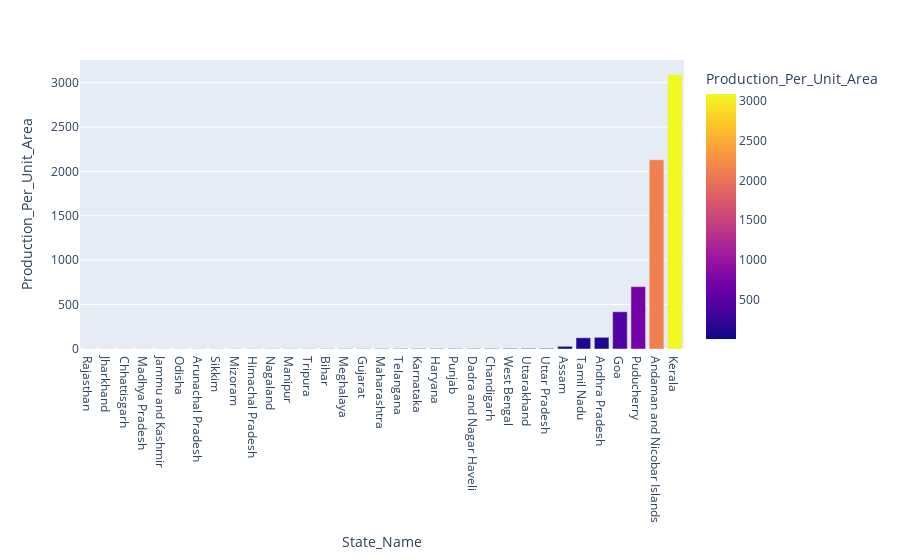

Write notebook code for a chart like this one.
### Code cell
temp = data.groupby('State_Name')['Area', 'Production'].sum().reset_index()
temp['Production_Per_Unit_Area'] = temp['Production']/temp['Area']
temp = temp.sort_values(by='Production_Per_Unit_Area')
px.bar(temp, 'State_Name', 'Production_Per_Unit_Area', color='Production_Per_Unit_Area', )

### Figure 1 — Plotly figure (JSON) as saved in the notebook; plotly's stock layout.template omitted (floating-point values rounded to 4 significant figures)
{"data": [{"alignmentgroup": "True", "hovertemplate": "State_Name=%{x}<br>Production_Per_Unit_Area=%{marker.color}<extra></extra>", "legendgroup": "", "marker": {"color": [1.048, 1.148, 1.217, 1.362, 1.453, 1.465, 1.564, 1.598, 1.672, 1.78, 2.109, 2.607, 2.698, 2.857, 3.002, 3.384, 3.922, 4.126, 4.255, 4.262, 4.628, 4.66, 5.116, 6.49, 7.034, 7.459, 30.01, 126.7, 131.8, 419.5, 701.9, 2131.0, 3091.0], "coloraxis": "coloraxis", "pattern": {"shape": ""}}, "name": "", "offsetgroup": "", "orientation": "v", "showlegend": false, "textposition": "auto", "type": "bar", "x": ["Rajasthan", "Jharkhand", "Chhattisgarh", "Madhya Pradesh", "Jammu and Kashmir ", "Odisha", "Arunachal Pradesh", "Sikkim", "Mizoram", "Himachal Pradesh", "Nagaland", "Manipur", "Tripura", "Bihar", "Meghalaya", "Gujarat", "Maharashtra", "Telangana ", "Karnataka", "Haryana", "Punjab", "Dadra and Nagar Haveli", "Chandigarh", "West Bengal", "Uttarakhand", "Uttar Pradesh", "Assam", "Tamil Nadu", "Andhra Pradesh", "Goa", "Puducherry", "Andaman and Nicobar Islands", "Kerala"], "xaxis": "x", "y": [1.048, 1.148, 1.217, 1.362, 1.453, 1.465, 1.564, 1.598, 1.672, 1.78, 2.109, 2.607, 2.698, 2.857, 3.002, 3.384, 3.922, 4.126, 4.255, 4.262, 4.628, 4.66, 5.116, 6.49, 7.034, 7.459, 30.01, 126.7, 131.8, 419.5, 701.9, 2131.0, 3091.0], "yaxis": "y"}], "layout": {"barmode": "relative", "coloraxis": {"colorbar": {"title": {"text": "Production_Per_Unit_Area"}}, "colorscale": [[0, "#0d0887"], [0.1111, "#46039f"], [0.2222, "#7201a8"], [0.3333, "#9c179e"], [0.4444, "#bd3786"], [0.5556, "#d8576b"], [0.6667, "#ed7953"], [0.7778, "#fb9f3a"], [0.8889, "#fdca26"], [1, "#f0f921"]]}, "legend": {"tracegroupgap": 0}, "margin": {"t": 60}, "xaxis": {"anchor": "y", "domain": [0, 1], "title": {"text": "State_Name"}}, "yaxis": {"anchor": "x", "domain": [0, 1], "title": {"text": "Production_Per_Unit_Area"}}}}
